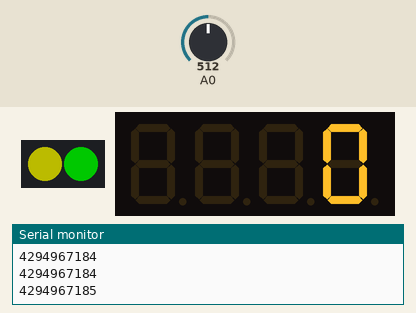
Recording of a sketch running on a simulated Arduino Uno, built with avr-gcc and run on an emulated ATmega328P. Parts: 2 RGB LEDs in strip order, left to right, 4-digit seven-segment display, the last lines printed to the serial monitor. Inputs (shaded band) come from the test bench; at power-on: A0 = 512. Dim RGB values are drawn brighter than linear; random numbers use the default seed unless the sketch sets one.

Above: at 1.2 s.
1.3 s: A0 set to 490
At 4.2 s:
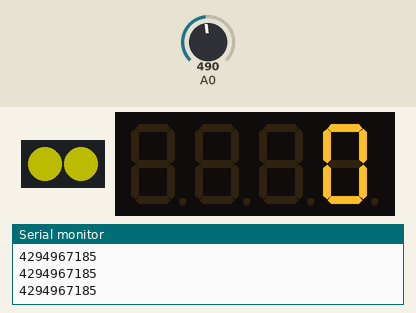
4.3 s: A0 set to 510
At 6.9 s:
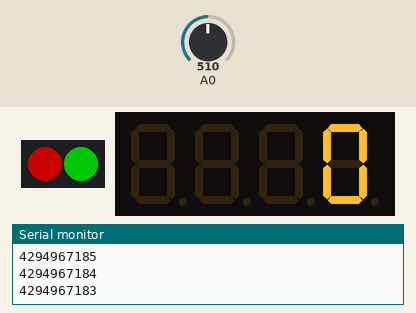
7.2 s: A0 set to 290
At 15.0 s:
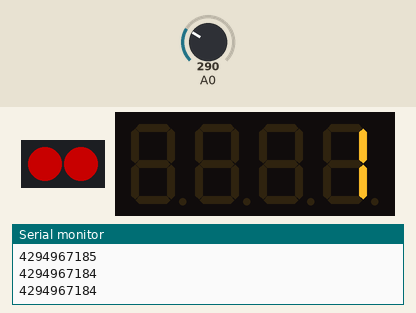
Timing chart, 0 to 16.2 s (numbered marks = the images above; inputs shaded):
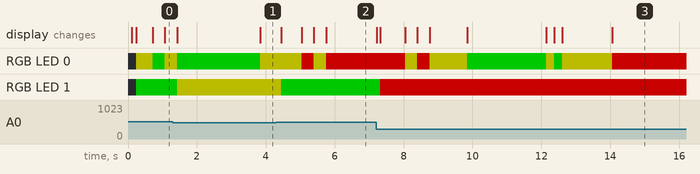

Measured:
- the behaviour switches between 500 and 499 on A0 (found by bisection; images 0 and 1)

The sketch:

memgcontrol.ino
```cpp
#include <TM1637Display.h>
#include <Adafruit_NeoPixel.h>
#define PIN 6 // Pin controlling NEOPIXELS
#define NUMPIXELS 2  // Number of NEOPIXELS used
const int CLK = 9; //Set the CLK pin connection to the display
const int DIO = 8; //Set the DIO pin connection to the display

//create neopixel object.
Adafruit_NeoPixel pixels = Adafruit_NeoPixel(NUMPIXELS, PIN, NEO_GRB + NEO_KHZ800);

int dataCount = 0;
int delayval = 500;

int readData() {  //generate fuzzy sinuciod
  ++dataCount;
  float ret = (900/2)*sin( dataCount/10.0 ) + (900/2) + random(0, 300);
  if(ret > 1024) {
    ret = 1024;
  }
  if(ret < 0 ) {
    ret = 0;
  }
  return abs( ret );
}

int NumStep = 0;  //Variable to interate

TM1637Display display(CLK, DIO);  //set up the 4-Digit Display.

void setup() {
  //serial init
  Serial.begin(115200);
  pixels.begin(); //pixel init
  randomSeed(analogRead(1)); //to randomize generated signal

  display.setBrightness(0x0a);  //set the diplay to maximum brightness

}

bool notChanged = true;
short thresholdemg = 0;
short lastThresholdemg = 0;
short thresholdflex = 0;
short lastThresholdflex = 0;
bool belowThreshFlex = false;
float emg = 0;
float flex = 0;
float smoothedEMG = 0;
int reps = 0;

#define timeCountMAX 1000

void loop() {
  // put your main code here, to run repeatedly:

  int timeCount = timeCountMAX;
  unsigned long time = millis();
  while(timeCount > 0) {
    flex = analogRead(0);
    --timeCount;
  }
  //Serial.print("Time Taken: ");
  Serial.println( (time-millis()) );

  while(notChanged) {
    emg = readData();

    flex = analogRead(0);

    //smoothedEMG = 0.95*smoothedEMG + 0.05*emg;

    //Serial.print( "EMG: " );
    //Serial.println( emg );
    //Serial.print( "FLEX: " );
    //Serial.println( flex );

    //EMG Thresholds
    if( emg >= 800 ) {
      pixels.setPixelColor(0, pixels.Color(0,100,0));   //GREEN
      thresholdemg = 2;
    }
    else if( emg >= 400 ) {
      pixels.setPixelColor(0, pixels.Color(75,75,0));   //YELLOW
      thresholdemg = 1;
    }
    else {
      pixels.setPixelColor(0, pixels.Color(100,0,0));   //RED
      thresholdemg = 0;
    }

    //Flex Thresholds
    if( flex >= 500 ) {
      pixels.setPixelColor(1, pixels.Color(0,100,0));   //GREEN
      thresholdflex = 2;
      belowThreshFlex = true;
    }
    else if( flex >= 300 ) {
      pixels.setPixelColor(1, pixels.Color(75,75,0));   //YELLOW
      thresholdflex = 1;
    }
    else {
      pixels.setPixelColor(1, pixels.Color(100,0,0));   //RED
      thresholdflex = 0;

    }

    if(thresholdemg != lastThresholdemg) {
      lastThresholdemg = thresholdemg;
      notChanged = false;
    }
    if(thresholdflex != lastThresholdflex) {
        if(thresholdflex == 0 && belowThreshFlex == true) {
          ++reps;
          belowThreshFlex = false;
        }

      lastThresholdflex = thresholdflex;
      notChanged = false;
    }


    display.showNumberDec(reps);
    //Serial.println(analogRead(0));
    delay(100);
  }
  notChanged = true;

  pixels.show(); // This sends the updated pixel color to the hardware.

  //delay(delayval);
}
```
